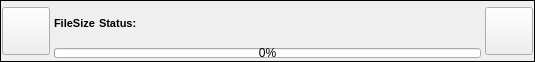
<?xml version="1.0" encoding="UTF-8"?>
<ui version="4.0">
 <class>FileXferWidgetClass</class>
 <widget class="QWidget" name="FileXferWidgetClass">
  <property name="geometry">
   <rect>
    <x>0</x>
    <y>0</y>
    <width>535</width>
    <height>62</height>
   </rect>
  </property>
  <property name="sizePolicy">
   <sizepolicy hsizetype="Expanding" vsizetype="Preferred">
    <horstretch>0</horstretch>
    <verstretch>52</verstretch>
   </sizepolicy>
  </property>
  <property name="minimumSize">
   <size>
    <width>0</width>
    <height>62</height>
   </size>
  </property>
  <property name="windowTitle">
   <string>Form</string>
  </property>
  <layout class="QGridLayout" name="gridLayout">
   <property name="margin">
    <number>0</number>
   </property>
   <property name="spacing">
    <number>0</number>
   </property>
   <item row="0" column="0">
    <widget class="QFrame" name="m_MainFrame">
     <property name="frameShape">
      <enum>QFrame::Panel</enum>
     </property>
     <property name="frameShadow">
      <enum>QFrame::Plain</enum>
     </property>
     <layout class="QHBoxLayout" name="horizontalLayout_3">
      <property name="spacing">
       <number>4</number>
      </property>
      <property name="margin">
       <number>1</number>
      </property>
      <item>
       <widget class="VxPushButton" name="m_FileIconButton">
        <property name="sizePolicy">
         <sizepolicy hsizetype="Fixed" vsizetype="Fixed">
          <horstretch>0</horstretch>
          <verstretch>0</verstretch>
         </sizepolicy>
        </property>
        <property name="minimumSize">
         <size>
          <width>48</width>
          <height>48</height>
         </size>
        </property>
        <property name="maximumSize">
         <size>
          <width>48</width>
          <height>48</height>
         </size>
        </property>
        <property name="text">
         <string/>
        </property>
        <property name="iconSize">
         <size>
          <width>48</width>
          <height>48</height>
         </size>
        </property>
       </widget>
      </item>
      <item>
       <layout class="QVBoxLayout" name="verticalLayout">
        <property name="spacing">
         <number>0</number>
        </property>
        <property name="topMargin">
         <number>0</number>
        </property>
        <property name="bottomMargin">
         <number>2</number>
        </property>
        <item>
         <layout class="QHBoxLayout" name="horizontalLayout_2">
          <property name="spacing">
           <number>0</number>
          </property>
          <property name="bottomMargin">
           <number>0</number>
          </property>
          <item>
           <widget class="VxLabel" name="m_FileNameLabel">
            <property name="sizePolicy">
             <sizepolicy hsizetype="Expanding" vsizetype="Minimum">
              <horstretch>0</horstretch>
              <verstretch>0</verstretch>
             </sizepolicy>
            </property>
            <property name="font">
             <font>
              <pointsize>8</pointsize>
             </font>
            </property>
            <property name="text">
             <string/>
            </property>
            <property name="wordWrap">
             <bool>true</bool>
            </property>
           </widget>
          </item>
         </layout>
        </item>
        <item>
         <layout class="QHBoxLayout" name="horizontalLayout">
          <property name="spacing">
           <number>4</number>
          </property>
          <item>
           <widget class="QLabel" name="m_FileSizeLabel">
            <property name="sizePolicy">
             <sizepolicy hsizetype="Preferred" vsizetype="Minimum">
              <horstretch>0</horstretch>
              <verstretch>0</verstretch>
             </sizepolicy>
            </property>
            <property name="font">
             <font>
              <pointsize>8</pointsize>
              <weight>75</weight>
              <bold>true</bold>
             </font>
            </property>
            <property name="text">
             <string>FileSize</string>
            </property>
           </widget>
          </item>
          <item>
           <widget class="VxLabel" name="m_FileStatus">
            <property name="font">
             <font>
              <pointsize>8</pointsize>
              <weight>75</weight>
              <bold>true</bold>
             </font>
            </property>
            <property name="text">
             <string>Status:</string>
            </property>
           </widget>
          </item>
          <item>
           <widget class="VxLabel" name="m_FilePathLabel">
            <property name="font">
             <font>
              <pointsize>8</pointsize>
             </font>
            </property>
            <property name="text">
             <string/>
            </property>
           </widget>
          </item>
          <item>
           <spacer name="horizontalSpacer">
            <property name="orientation">
             <enum>Qt::Horizontal</enum>
            </property>
            <property name="sizeHint" stdset="0">
             <size>
              <width>40</width>
              <height>20</height>
             </size>
            </property>
           </spacer>
          </item>
         </layout>
        </item>
        <item>
         <widget class="FileActionBarWidget" name="m_FileActionBar">
          <property name="sizePolicy">
           <sizepolicy hsizetype="Preferred" vsizetype="Fixed">
            <horstretch>0</horstretch>
            <verstretch>0</verstretch>
           </sizepolicy>
          </property>
          <property name="minimumSize">
           <size>
            <width>0</width>
            <height>28</height>
           </size>
          </property>
          <property name="maximumSize">
           <size>
            <width>16777215</width>
            <height>28</height>
           </size>
          </property>
         </widget>
        </item>
        <item>
         <widget class="QProgressBar" name="m_FileProgressBar">
          <property name="minimumSize">
           <size>
            <width>0</width>
            <height>10</height>
           </size>
          </property>
          <property name="maximumSize">
           <size>
            <width>16777215</width>
            <height>10</height>
           </size>
          </property>
          <property name="value">
           <number>0</number>
          </property>
         </widget>
        </item>
       </layout>
      </item>
      <item>
       <widget class="VxPushButton" name="m_FileCancelButton">
        <property name="sizePolicy">
         <sizepolicy hsizetype="Fixed" vsizetype="Fixed">
          <horstretch>0</horstretch>
          <verstretch>0</verstretch>
         </sizepolicy>
        </property>
        <property name="minimumSize">
         <size>
          <width>48</width>
          <height>48</height>
         </size>
        </property>
        <property name="maximumSize">
         <size>
          <width>48</width>
          <height>48</height>
         </size>
        </property>
        <property name="text">
         <string notr="true"/>
        </property>
        <property name="iconSize">
         <size>
          <width>48</width>
          <height>48</height>
         </size>
        </property>
       </widget>
      </item>
     </layout>
    </widget>
   </item>
  </layout>
 </widget>
 <customwidgets>
  <customwidget>
   <class>VxPushButton</class>
   <extends>QPushButton</extends>
   <header>VxPushButton.h</header>
  </customwidget>
  <customwidget>
   <class>VxLabel</class>
   <extends>QLabel</extends>
   <header>VxLabel.h</header>
  </customwidget>
  <customwidget>
   <class>FileActionBarWidget</class>
   <extends>QFrame</extends>
   <header>FileActionBarWidget.h</header>
   <container>1</container>
  </customwidget>
 </customwidgets>
 <resources/>
 <connections/>
</ui>
